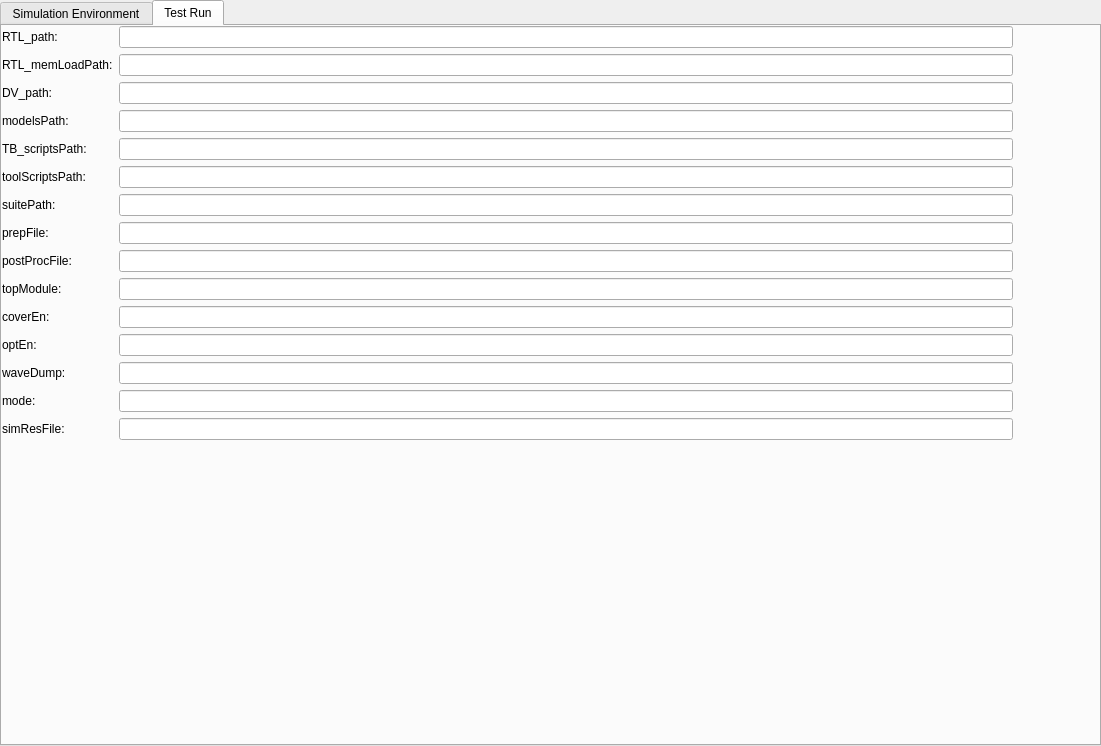
<?xml version="1.0" encoding="UTF-8"?>
<ui version="4.0">
 <class>Configure</class>
 <widget class="QTabWidget" name="Configure">
  <property name="geometry">
   <rect>
    <x>0</x>
    <y>0</y>
    <width>1101</width>
    <height>746</height>
   </rect>
  </property>
  <property name="windowTitle">
   <string>TabWidget</string>
  </property>
  <property name="autoFillBackground">
   <bool>true</bool>
  </property>
  <property name="tabPosition">
   <enum>QTabWidget::North</enum>
  </property>
  <property name="tabShape">
   <enum>QTabWidget::Rounded</enum>
  </property>
  <property name="currentIndex">
   <number>1</number>
  </property>
  <property name="usesScrollButtons">
   <bool>false</bool>
  </property>
  <property name="documentMode">
   <bool>false</bool>
  </property>
  <property name="tabsClosable">
   <bool>false</bool>
  </property>
  <property name="movable">
   <bool>false</bool>
  </property>
  <property name="tabBarAutoHide">
   <bool>false</bool>
  </property>
  <widget class="QWidget" name="sim_tab">
   <attribute name="title">
    <string>Simulation Environment</string>
   </attribute>
   <widget class="QWidget" name="formLayoutWidget_2">
    <property name="geometry">
     <rect>
      <x>0</x>
      <y>0</y>
      <width>1011</width>
      <height>391</height>
     </rect>
    </property>
    <layout class="QFormLayout" name="formLayout_2">
     <item row="0" column="0">
      <widget class="QLabel" name="simPathLabel_2">
       <property name="text">
        <string>simPath:</string>
       </property>
      </widget>
     </item>
     <item row="0" column="1">
      <widget class="QLineEdit" name="simPathLineEdit">
       <property name="minimumSize">
        <size>
         <width>500</width>
         <height>0</height>
        </size>
       </property>
       <property name="maximumSize">
        <size>
         <width>350</width>
         <height>16777215</height>
        </size>
       </property>
       <property name="text">
        <string/>
       </property>
       <property name="placeholderText">
        <string/>
       </property>
      </widget>
     </item>
     <item row="1" column="0">
      <widget class="QLabel" name="perlPathLabel_2">
       <property name="text">
        <string>perlPath:</string>
       </property>
      </widget>
     </item>
     <item row="1" column="1">
      <widget class="QLineEdit" name="perlPathLineEdit_2">
       <property name="minimumSize">
        <size>
         <width>500</width>
         <height>0</height>
        </size>
       </property>
       <property name="text">
        <string/>
       </property>
      </widget>
     </item>
     <item row="2" column="0">
      <widget class="QLabel" name="pythonPathLabel_2">
       <property name="text">
        <string>pythonPath:</string>
       </property>
      </widget>
     </item>
     <item row="2" column="1">
      <widget class="QLineEdit" name="pythonPathLineEdit">
       <property name="minimumSize">
        <size>
         <width>500</width>
         <height>0</height>
        </size>
       </property>
      </widget>
     </item>
     <item row="4" column="0">
      <widget class="QLabel" name="lM_LICENSE_FILELabel_2">
       <property name="text">
        <string>LM_LICENSE_FILE:</string>
       </property>
      </widget>
     </item>
     <item row="4" column="1">
      <widget class="QLineEdit" name="lM_LICENSE_FILELineEdit">
       <property name="minimumSize">
        <size>
         <width>500</width>
         <height>0</height>
        </size>
       </property>
      </widget>
     </item>
     <item row="5" column="0">
      <widget class="QLabel" name="lD_PRELOADLabel_2">
       <property name="text">
        <string>LD_PRELOAD:</string>
       </property>
      </widget>
     </item>
     <item row="5" column="1">
      <widget class="QLineEdit" name="lD_PRELOADLineEdit">
       <property name="minimumSize">
        <size>
         <width>500</width>
         <height>0</height>
        </size>
       </property>
      </widget>
     </item>
     <item row="6" column="0">
      <widget class="QLabel" name="unisims_verLabel_2">
       <property name="text">
        <string>unisims_ver:</string>
       </property>
      </widget>
     </item>
     <item row="6" column="1">
      <widget class="QLineEdit" name="unisims_verLineEdit">
       <property name="minimumSize">
        <size>
         <width>500</width>
         <height>0</height>
        </size>
       </property>
      </widget>
     </item>
     <item row="7" column="0">
      <widget class="QLabel" name="secureipLabel_2">
       <property name="text">
        <string>secureip:</string>
       </property>
      </widget>
     </item>
     <item row="7" column="1">
      <widget class="QLineEdit" name="secureipLineEdit">
       <property name="minimumSize">
        <size>
         <width>500</width>
         <height>0</height>
        </size>
       </property>
      </widget>
     </item>
     <item row="8" column="0">
      <widget class="QLabel" name="simprims_verLabel_2">
       <property name="text">
        <string>simprims_ver:</string>
       </property>
      </widget>
     </item>
     <item row="8" column="1">
      <widget class="QLineEdit" name="simprims_verLineEdit">
       <property name="minimumSize">
        <size>
         <width>500</width>
         <height>0</height>
        </size>
       </property>
      </widget>
     </item>
     <item row="9" column="0">
      <widget class="QLabel" name="xilinxcorelib_verLabel_2">
       <property name="text">
        <string>xilinxcorelib_ver:</string>
       </property>
      </widget>
     </item>
     <item row="9" column="1">
      <widget class="QLineEdit" name="xilinxcorelib_verLineEdit">
       <property name="minimumSize">
        <size>
         <width>500</width>
         <height>0</height>
        </size>
       </property>
      </widget>
     </item>
     <item row="10" column="0">
      <widget class="QLabel" name="glblPathLabel_2">
       <property name="text">
        <string>glblPath:</string>
       </property>
      </widget>
     </item>
     <item row="10" column="1">
      <widget class="QLineEdit" name="glblPathLineEdit">
       <property name="minimumSize">
        <size>
         <width>500</width>
         <height>0</height>
        </size>
       </property>
      </widget>
     </item>
     <item row="11" column="0">
      <widget class="QLabel" name="runDirPathLabel_2">
       <property name="text">
        <string>runDirPath:</string>
       </property>
      </widget>
     </item>
     <item row="11" column="1">
      <widget class="QLineEdit" name="runDirPathLineEdit">
       <property name="minimumSize">
        <size>
         <width>500</width>
         <height>0</height>
        </size>
       </property>
      </widget>
     </item>
     <item row="12" column="0">
      <widget class="QLabel" name="logDirPathLabel_2">
       <property name="text">
        <string>logDirPath:</string>
       </property>
      </widget>
     </item>
     <item row="12" column="1">
      <widget class="QLineEdit" name="logDirPathLineEdit">
       <property name="minimumSize">
        <size>
         <width>500</width>
         <height>0</height>
        </size>
       </property>
      </widget>
     </item>
    </layout>
   </widget>
  </widget>
  <widget class="QWidget" name="run_tab">
   <attribute name="title">
    <string>Test Run</string>
   </attribute>
   <widget class="QWidget" name="formLayoutWidget">
    <property name="geometry">
     <rect>
      <x>0</x>
      <y>0</y>
      <width>1011</width>
      <height>721</height>
     </rect>
    </property>
    <layout class="QFormLayout" name="formLayout">
     <item row="0" column="0">
      <widget class="QLabel" name="simPathLabel">
       <property name="text">
        <string>RTL_path:</string>
       </property>
      </widget>
     </item>
     <item row="0" column="1">
      <widget class="QLineEdit" name="RTL_pathLineEdit">
       <property name="minimumSize">
        <size>
         <width>500</width>
         <height>0</height>
        </size>
       </property>
      </widget>
     </item>
     <item row="1" column="0">
      <widget class="QLabel" name="RTL_memLoadPathLabel">
       <property name="text">
        <string>RTL_memLoadPath:</string>
       </property>
      </widget>
     </item>
     <item row="1" column="1">
      <widget class="QLineEdit" name="perlPathLineEdit">
       <property name="minimumSize">
        <size>
         <width>500</width>
         <height>0</height>
        </size>
       </property>
      </widget>
     </item>
     <item row="2" column="0">
      <widget class="QLabel" name="pythonPathLabel">
       <property name="text">
        <string>DV_path:</string>
       </property>
      </widget>
     </item>
     <item row="2" column="1">
      <widget class="QLineEdit" name="DV_PathLineEdit">
       <property name="minimumSize">
        <size>
         <width>500</width>
         <height>0</height>
        </size>
       </property>
      </widget>
     </item>
     <item row="3" column="0">
      <widget class="QLabel" name="lM_LICENSE_FILELabel">
       <property name="text">
        <string>modelsPath:</string>
       </property>
      </widget>
     </item>
     <item row="3" column="1">
      <widget class="QLineEdit" name="modelsPathLineEdit">
       <property name="minimumSize">
        <size>
         <width>500</width>
         <height>0</height>
        </size>
       </property>
      </widget>
     </item>
     <item row="4" column="0">
      <widget class="QLabel" name="lD_PRELOADLabel">
       <property name="text">
        <string>TB_scriptsPath:</string>
       </property>
      </widget>
     </item>
     <item row="4" column="1">
      <widget class="QLineEdit" name="TB_scriptsPathLineEdit">
       <property name="minimumSize">
        <size>
         <width>500</width>
         <height>0</height>
        </size>
       </property>
      </widget>
     </item>
     <item row="5" column="0">
      <widget class="QLabel" name="unisims_verLabel">
       <property name="text">
        <string>toolScriptsPath:</string>
       </property>
      </widget>
     </item>
     <item row="5" column="1">
      <widget class="QLineEdit" name="toolScriptsPathLineEdit">
       <property name="minimumSize">
        <size>
         <width>500</width>
         <height>0</height>
        </size>
       </property>
      </widget>
     </item>
     <item row="6" column="0">
      <widget class="QLabel" name="secureipLabel">
       <property name="text">
        <string>suitePath:</string>
       </property>
      </widget>
     </item>
     <item row="6" column="1">
      <widget class="QLineEdit" name="suitePathLineEdit">
       <property name="minimumSize">
        <size>
         <width>500</width>
         <height>0</height>
        </size>
       </property>
      </widget>
     </item>
     <item row="7" column="0">
      <widget class="QLabel" name="simprims_verLabel">
       <property name="text">
        <string>prepFile:</string>
       </property>
      </widget>
     </item>
     <item row="7" column="1">
      <widget class="QLineEdit" name="prepFileLineEdit">
       <property name="minimumSize">
        <size>
         <width>500</width>
         <height>0</height>
        </size>
       </property>
      </widget>
     </item>
     <item row="8" column="0">
      <widget class="QLabel" name="xilinxcorelib_verLabel">
       <property name="text">
        <string>postProcFile:</string>
       </property>
      </widget>
     </item>
     <item row="8" column="1">
      <widget class="QLineEdit" name="postProcFileLineEdit">
       <property name="minimumSize">
        <size>
         <width>500</width>
         <height>0</height>
        </size>
       </property>
      </widget>
     </item>
     <item row="9" column="0">
      <widget class="QLabel" name="glblPathLabel">
       <property name="text">
        <string>topModule:</string>
       </property>
      </widget>
     </item>
     <item row="9" column="1">
      <widget class="QLineEdit" name="topModuleLineEdit">
       <property name="minimumSize">
        <size>
         <width>500</width>
         <height>0</height>
        </size>
       </property>
      </widget>
     </item>
     <item row="10" column="0">
      <widget class="QLabel" name="runDirPathLabel">
       <property name="text">
        <string>coverEn:</string>
       </property>
      </widget>
     </item>
     <item row="10" column="1">
      <widget class="QLineEdit" name="coverEnLineEdit">
       <property name="minimumSize">
        <size>
         <width>500</width>
         <height>0</height>
        </size>
       </property>
      </widget>
     </item>
     <item row="11" column="0">
      <widget class="QLabel" name="logDirPathLabel">
       <property name="text">
        <string>optEn:</string>
       </property>
      </widget>
     </item>
     <item row="11" column="1">
      <widget class="QLineEdit" name="optEnLineEdit">
       <property name="minimumSize">
        <size>
         <width>500</width>
         <height>0</height>
        </size>
       </property>
      </widget>
     </item>
     <item row="12" column="0">
      <widget class="QLabel" name="waveDumpLabel">
       <property name="text">
        <string>waveDump:</string>
       </property>
      </widget>
     </item>
     <item row="12" column="1">
      <widget class="QLineEdit" name="waveDumpLineEdit">
       <property name="minimumSize">
        <size>
         <width>500</width>
         <height>0</height>
        </size>
       </property>
      </widget>
     </item>
     <item row="13" column="0">
      <widget class="QLabel" name="modeLabel">
       <property name="text">
        <string>mode:</string>
       </property>
      </widget>
     </item>
     <item row="13" column="1">
      <widget class="QLineEdit" name="modeLineEdit">
       <property name="minimumSize">
        <size>
         <width>500</width>
         <height>0</height>
        </size>
       </property>
      </widget>
     </item>
     <item row="14" column="0">
      <widget class="QLabel" name="simResFileLabel">
       <property name="text">
        <string>simResFile:</string>
       </property>
      </widget>
     </item>
     <item row="14" column="1">
      <widget class="QLineEdit" name="simResFileLineEdit">
       <property name="minimumSize">
        <size>
         <width>500</width>
         <height>0</height>
        </size>
       </property>
      </widget>
     </item>
    </layout>
   </widget>
  </widget>
 </widget>
 <resources/>
 <connections/>
</ui>
